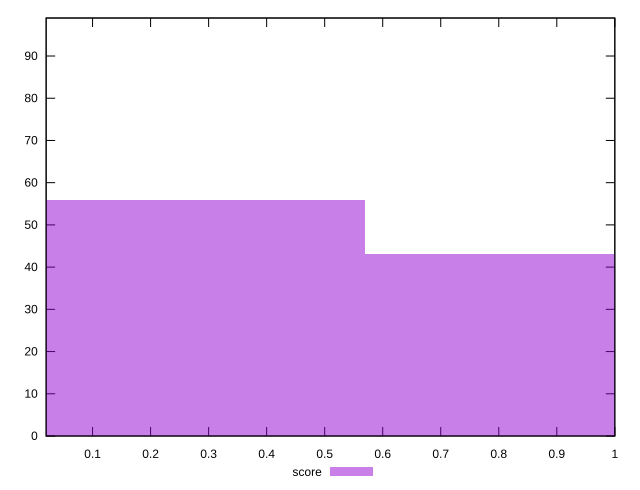

This figure's gnuplot source:
reset

$score <<EOF
0 56
1.1387496312533367 43
EOF

set key outside below
set boxwidth 1.1387496312533367
set xrange [0.02:1]
set yrange [0:99]
set trange [0:99]
set style fill transparent solid 0.5 noborder
set terminal svg size 640, 490 enhanced background rgb 'white'
set output "reports/report_00027_2021-02-24T12-40-31.850Z/interactive/samples/card/score/histogram.svg"

plot $score title "score" with boxes

reset
